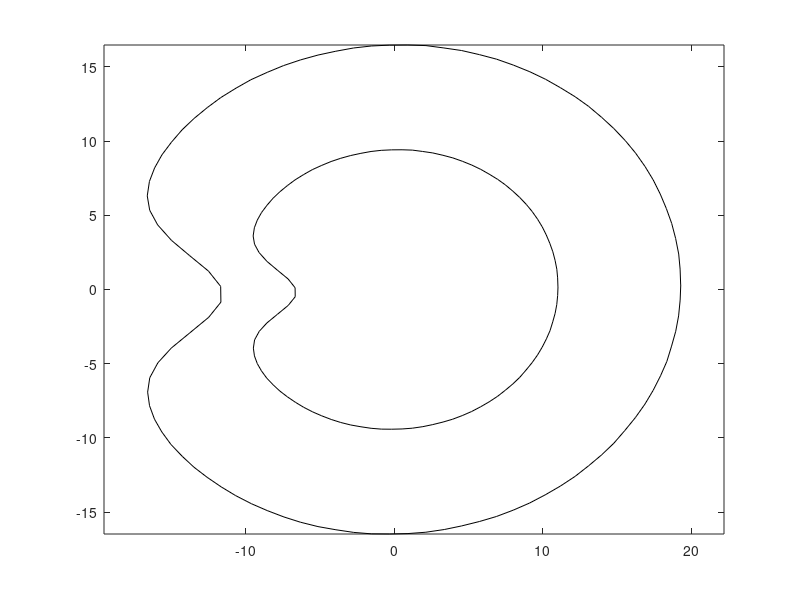

The MATLAB script that drew this image:
% parameterized corn stalk cross-section
% Enumerating parameters:
%   - major diameter
%   - minor diameter
%   - notch depth
%   - notch width
%   - amplitude of x-asymmetry
%   - location of x-asymmetry
%   - amplitude of y-asymmetry
%   - location of y-asymmetry
%   - probably should had breadth of x and y asymmetry features.

theta = linspace(0,2*pi,100);
nloc = pi;

for i = 1
    
    % Basic Geometry
%     min_diam = unifrnd(15,20);
%     maj_diam = unifrnd(20,25);
    min_diam = 19.0208882651373/2;
    maj_diam = 22.0683/2;
    
    % Notch Geometry
%     ndepth = unifrnd(0.1,0.25);
    ndepth = 0.4;
    nwidth = 1;
   
    % x-Asymmetry
    aAmp = unifrnd(-0.05,0.05);
    aSym = unifrnd(-pi,pi);
    
    % Random Noise
    noisex = unifrnd(-0.001,0.001,1,100);
    noisey = unifrnd(-0.001,0.001,1,100);
    
    notch = ndepth./cosh(4*(theta/nwidth-nloc)).^2; 
%     asymmetry = aAmp*sin(theta - aSym);
    asymmetry = 0;
    
    x = maj_diam*(cos(theta) + noisex + notch + asymmetry);
    
    %if mod(i,2) == 0, x = x*-1; end 
    
    % y-Asymmetryg
    aAmp = unifrnd(-0.05,0.05);
    aSym = unifrnd(-pi,pi);
    asymmetry = aAmp*sin(theta - aSym);
    
    y = min_diam*(sin(theta) + noisey + asymmetry);
%     rindx = unifrnd(0.92,0.94);
%     rindy = unifrnd(0.92,0.94);
    rindx = 1.75;
    rindy = 1.75;
    
    X(i,:) = x;
    Y(i,:) = y;
    
    plot(x,y + (i-1)*40,'k')
    hold on
    plot(x*rindx,y*rindy + (i-1)*40,'k')
    %axis([-25 25 -25 25])
    axis equal
%     pause
    hold off
    
end

% [coeffx,scorex,latentx,tsquaredx,explainedx,mux] = pca(X);
% [coeffy,scorey,latenty,tsquaredy,explainedy,muy] = pca(Y);
% 
% subplot(1,2,1), bar(explainedx), ylim([0 100])
% subplot(1,2,2), bar(explainedy), ylim([0 100])
% 
% figure
% subplot(1,2,1)
% plot(theta, cos(theta),'k')
% hold on
% plot(theta, coeffx(:,1))
% plot(theta, coeffx(:,2))
% plot(theta, coeffx(:,3))
% 
% subplot(1,2,2)
% plot(theta, sin(theta),'k')
% hold on
% plot(theta, coeffy(:,1))
% plot(theta, coeffy(:,2))
% plot(theta, coeffy(:,3))
% 
% 
% figure;
% for i = 0:10 
%     plot(coeffx(:,1) + i/50*coeffx(:,3), coeffy(:,1))
%     title('PC3 - notch')
%     %axis([-0.1 0.2 -0.1, 0.05])
%     pause(0.25)
% end
% 
% 
% 
